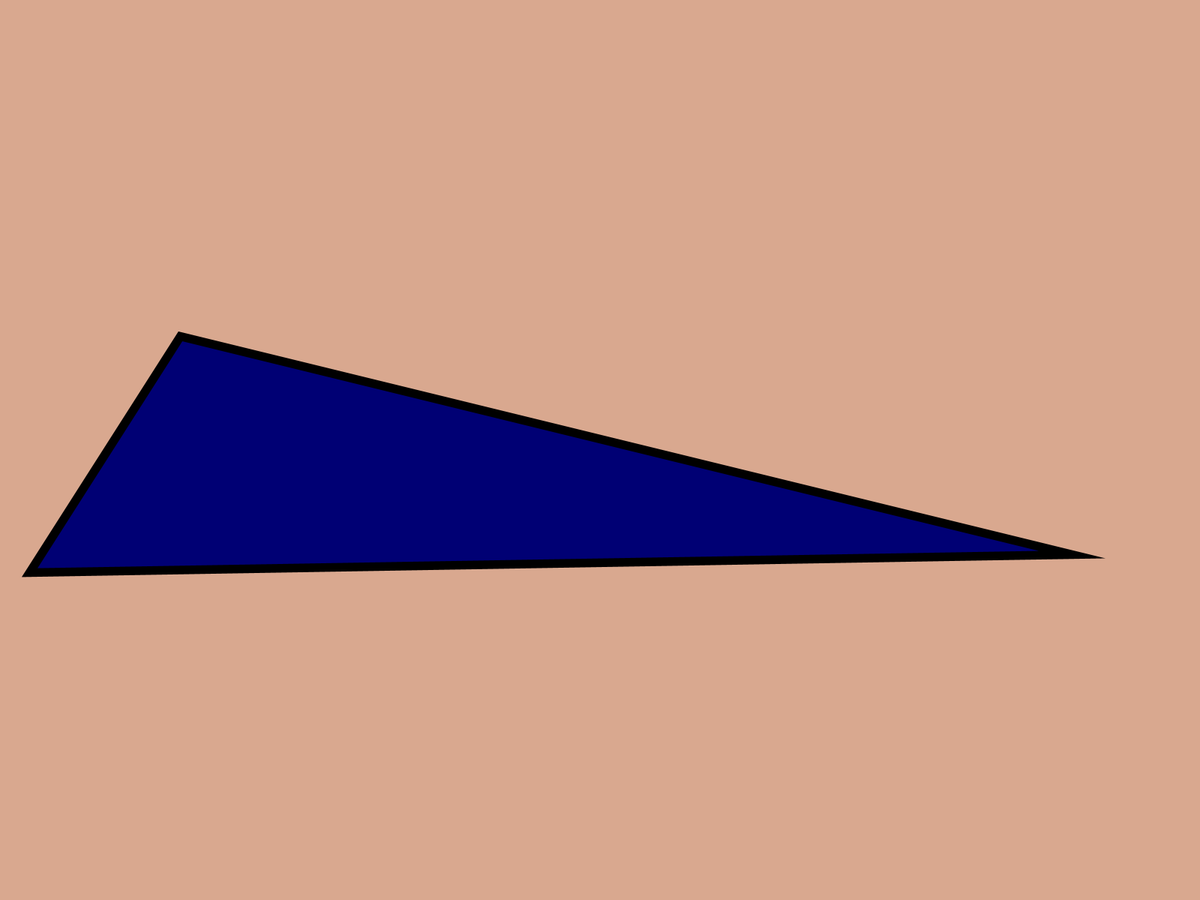
Frame 1 (no input)
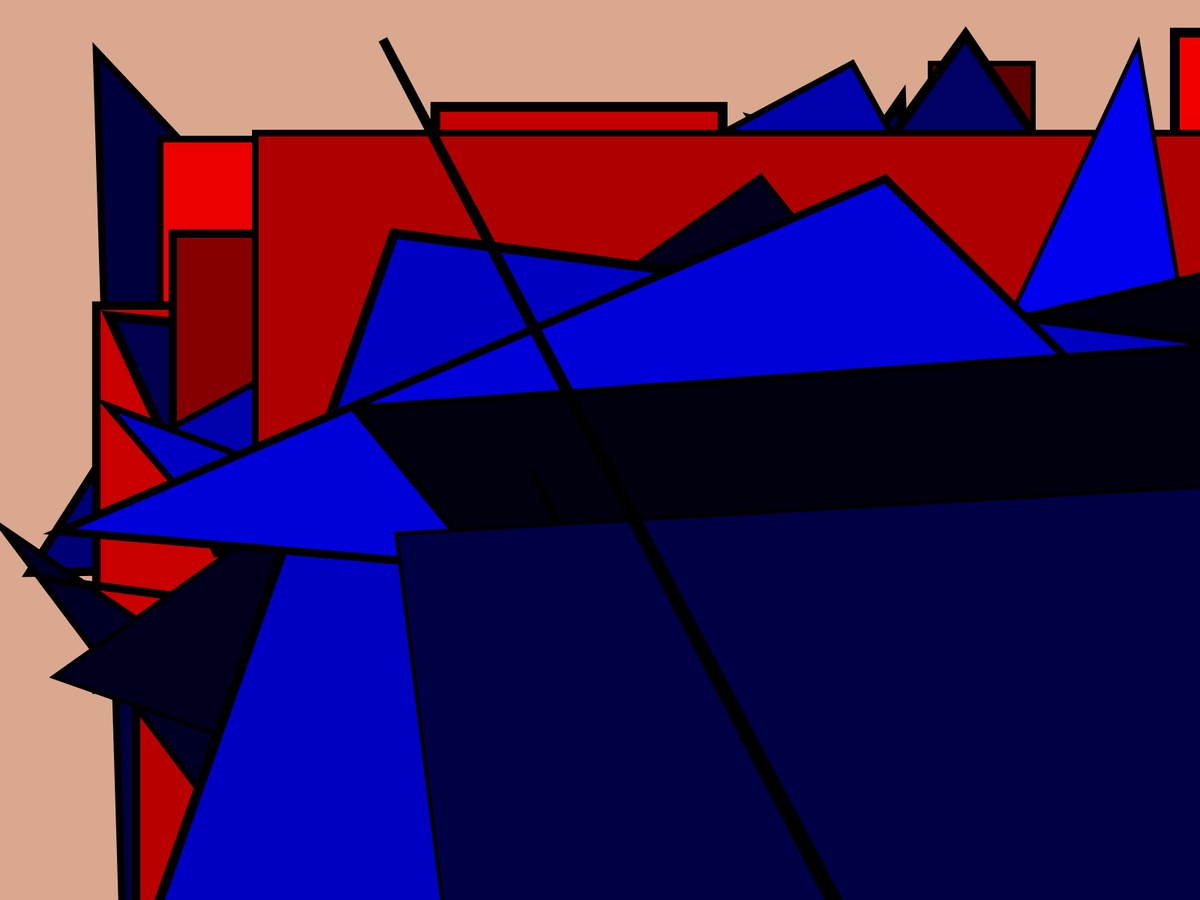
Frame 60 (the mouse pressed at the canvas centre just before this capture)
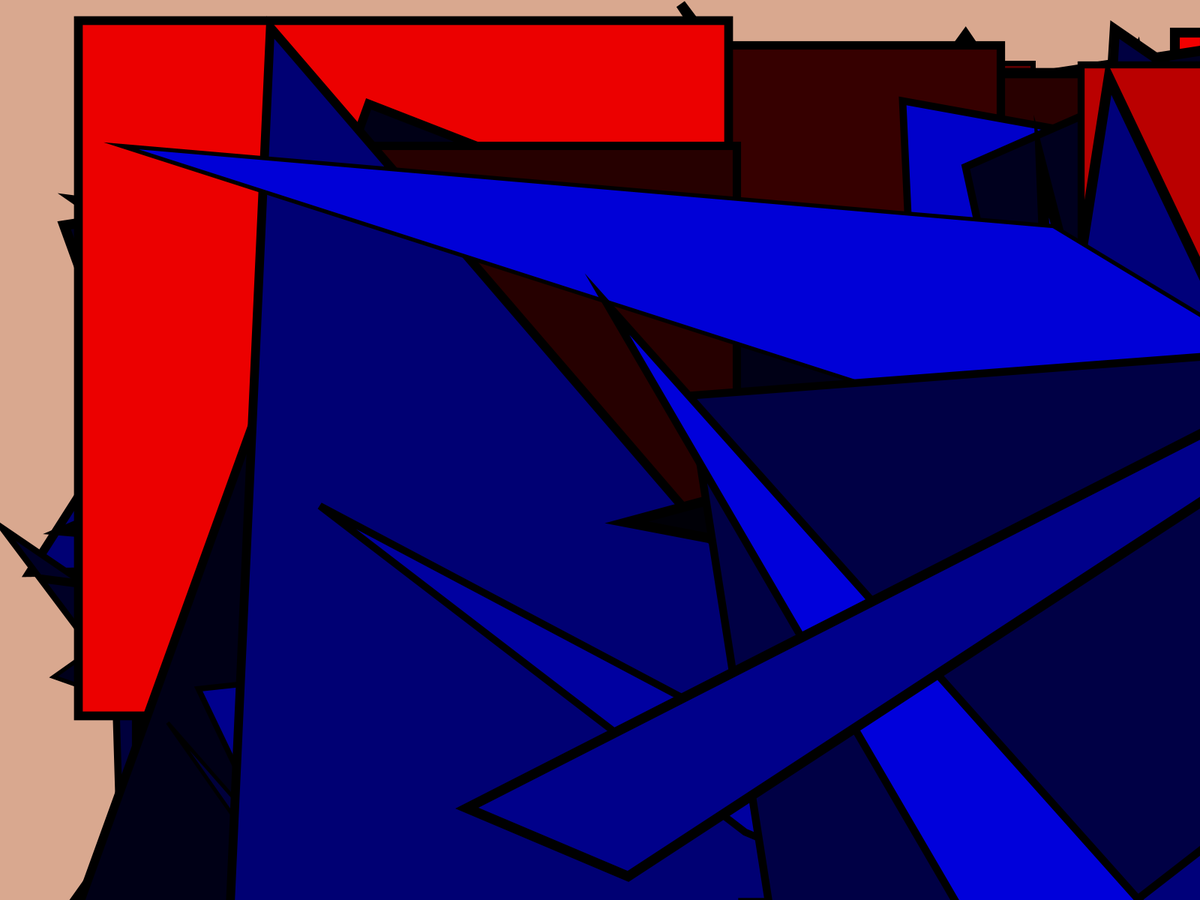
Frame 120 (the mouse held since frame 60 and released just before this capture)

The Processing sketch that drew these frames (run headless with seeded random() and noise(); from frame 60 on, the mouse is pressed at the canvas centre):

// Processing sketch: Jordin_ArtistBlueandRed
// ── Jordin_ArtistBlueandRed.pde
void setup() {
  background(217,168,143);
  fullScreen();
  
}

void draw(){
  strokeWeight(random(5,15));
  fill(random(255),0,0);
  rect(random(width+1000), random(height+1000), random(width),random(height));
  fill(0,0,random(255));
  triangle(random(width+1000), random(height+1000), random(width+1000), random(height+1000), random(width+1000), random(height+1000));
  
}
